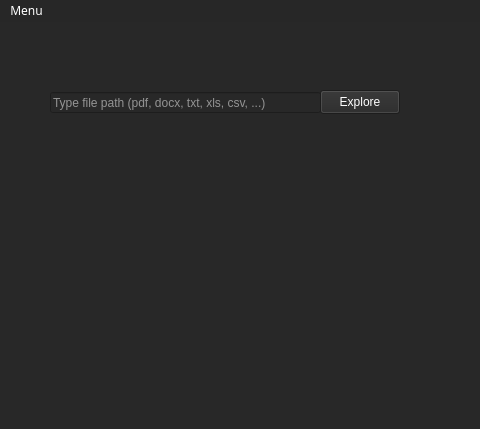
<?xml version="1.0" encoding="UTF-8"?>
<ui version="4.0">
 <class>MainWindow</class>
 <widget class="QMainWindow" name="MainWindow">
  <property name="geometry">
   <rect>
    <x>0</x>
    <y>0</y>
    <width>480</width>
    <height>429</height>
   </rect>
  </property>
  <property name="maximumSize">
   <size>
    <width>480</width>
    <height>429</height>
   </size>
  </property>
  <property name="font">
   <font>
    <family>Segoe Print</family>
   </font>
  </property>
  <property name="windowTitle">
   <string>MainWindow</string>
  </property>
  <property name="layoutDirection">
   <enum>Qt::LayoutDirection::LeftToRight</enum>
  </property>
  <property name="autoFillBackground">
   <bool>false</bool>
  </property>
  <property name="styleSheet">
   <string notr="true">background-color: rgb(40, 40, 40);
color: white;</string>
  </property>
  <property name="documentMode">
   <bool>false</bool>
  </property>
  <widget class="QWidget" name="centralwidget">
   <widget class="QLineEdit" name="lineEdit">
    <property name="geometry">
     <rect>
      <x>50</x>
      <y>70</y>
      <width>271</width>
      <height>21</height>
     </rect>
    </property>
    <property name="font">
     <font>
      <family>Segoe UI</family>
     </font>
    </property>
    <property name="focusPolicy">
     <enum>Qt::FocusPolicy::ClickFocus</enum>
    </property>
    <property name="frame">
     <bool>true</bool>
    </property>
    <property name="placeholderText">
     <string>Type file path (pdf, docx, txt, xls, csv, ...)</string>
    </property>
    <property name="clearButtonEnabled">
     <bool>false</bool>
    </property>
   </widget>
   <widget class="QPushButton" name="explorer_btn">
    <property name="geometry">
     <rect>
      <x>320</x>
      <y>68</y>
      <width>80</width>
      <height>24</height>
     </rect>
    </property>
    <property name="text">
     <string>Explore</string>
    </property>
    <property name="icon">
     <iconset theme="QIcon::ThemeIcon::EditFind"/>
    </property>
    <property name="shortcut">
     <string>Ctrl+A</string>
    </property>
    <property name="flat">
     <bool>false</bool>
    </property>
   </widget>
  </widget>
  <widget class="QMenuBar" name="menubar">
   <property name="enabled">
    <bool>true</bool>
   </property>
   <property name="geometry">
    <rect>
     <x>0</x>
     <y>0</y>
     <width>480</width>
     <height>26</height>
    </rect>
   </property>
   <property name="palette">
    <palette>
     <active>
      <colorrole role="WindowText">
       <brush brushstyle="SolidPattern">
        <color alpha="255">
         <red>255</red>
         <green>255</green>
         <blue>255</blue>
        </color>
       </brush>
      </colorrole>
      <colorrole role="Button">
       <brush brushstyle="SolidPattern">
        <color alpha="255">
         <red>29</red>
         <green>29</green>
         <blue>29</blue>
        </color>
       </brush>
      </colorrole>
      <colorrole role="Light">
       <brush brushstyle="SolidPattern">
        <color alpha="255">
         <red>43</red>
         <green>43</green>
         <blue>43</blue>
        </color>
       </brush>
      </colorrole>
      <colorrole role="Midlight">
       <brush brushstyle="SolidPattern">
        <color alpha="255">
         <red>36</red>
         <green>36</green>
         <blue>36</blue>
        </color>
       </brush>
      </colorrole>
      <colorrole role="Dark">
       <brush brushstyle="SolidPattern">
        <color alpha="255">
         <red>14</red>
         <green>14</green>
         <blue>14</blue>
        </color>
       </brush>
      </colorrole>
      <colorrole role="Mid">
       <brush brushstyle="SolidPattern">
        <color alpha="255">
         <red>19</red>
         <green>19</green>
         <blue>19</blue>
        </color>
       </brush>
      </colorrole>
      <colorrole role="Text">
       <brush brushstyle="SolidPattern">
        <color alpha="255">
         <red>255</red>
         <green>255</green>
         <blue>255</blue>
        </color>
       </brush>
      </colorrole>
      <colorrole role="BrightText">
       <brush brushstyle="SolidPattern">
        <color alpha="255">
         <red>255</red>
         <green>255</green>
         <blue>255</blue>
        </color>
       </brush>
      </colorrole>
      <colorrole role="ButtonText">
       <brush brushstyle="SolidPattern">
        <color alpha="255">
         <red>255</red>
         <green>255</green>
         <blue>255</blue>
        </color>
       </brush>
      </colorrole>
      <colorrole role="Base">
       <brush brushstyle="SolidPattern">
        <color alpha="255">
         <red>0</red>
         <green>0</green>
         <blue>0</blue>
        </color>
       </brush>
      </colorrole>
      <colorrole role="Window">
       <brush brushstyle="SolidPattern">
        <color alpha="255">
         <red>29</red>
         <green>29</green>
         <blue>29</blue>
        </color>
       </brush>
      </colorrole>
      <colorrole role="Shadow">
       <brush brushstyle="SolidPattern">
        <color alpha="255">
         <red>0</red>
         <green>0</green>
         <blue>0</blue>
        </color>
       </brush>
      </colorrole>
      <colorrole role="AlternateBase">
       <brush brushstyle="SolidPattern">
        <color alpha="255">
         <red>14</red>
         <green>14</green>
         <blue>14</blue>
        </color>
       </brush>
      </colorrole>
      <colorrole role="ToolTipBase">
       <brush brushstyle="SolidPattern">
        <color alpha="255">
         <red>255</red>
         <green>255</green>
         <blue>220</blue>
        </color>
       </brush>
      </colorrole>
      <colorrole role="ToolTipText">
       <brush brushstyle="SolidPattern">
        <color alpha="255">
         <red>0</red>
         <green>0</green>
         <blue>0</blue>
        </color>
       </brush>
      </colorrole>
      <colorrole role="PlaceholderText">
       <brush brushstyle="SolidPattern">
        <color alpha="127">
         <red>255</red>
         <green>255</green>
         <blue>255</blue>
        </color>
       </brush>
      </colorrole>
      <colorrole role="Accent">
       <brush brushstyle="SolidPattern">
        <color alpha="255">
         <red>0</red>
         <green>0</green>
         <blue>0</blue>
        </color>
       </brush>
      </colorrole>
     </active>
     <inactive>
      <colorrole role="WindowText">
       <brush brushstyle="SolidPattern">
        <color alpha="255">
         <red>255</red>
         <green>255</green>
         <blue>255</blue>
        </color>
       </brush>
      </colorrole>
      <colorrole role="Button">
       <brush brushstyle="SolidPattern">
        <color alpha="255">
         <red>29</red>
         <green>29</green>
         <blue>29</blue>
        </color>
       </brush>
      </colorrole>
      <colorrole role="Light">
       <brush brushstyle="SolidPattern">
        <color alpha="255">
         <red>43</red>
         <green>43</green>
         <blue>43</blue>
        </color>
       </brush>
      </colorrole>
      <colorrole role="Midlight">
       <brush brushstyle="SolidPattern">
        <color alpha="255">
         <red>36</red>
         <green>36</green>
         <blue>36</blue>
        </color>
       </brush>
      </colorrole>
      <colorrole role="Dark">
       <brush brushstyle="SolidPattern">
        <color alpha="255">
         <red>14</red>
         <green>14</green>
         <blue>14</blue>
        </color>
       </brush>
      </colorrole>
      <colorrole role="Mid">
       <brush brushstyle="SolidPattern">
        <color alpha="255">
         <red>19</red>
         <green>19</green>
         <blue>19</blue>
        </color>
       </brush>
      </colorrole>
      <colorrole role="Text">
       <brush brushstyle="SolidPattern">
        <color alpha="255">
         <red>255</red>
         <green>255</green>
         <blue>255</blue>
        </color>
       </brush>
      </colorrole>
      <colorrole role="BrightText">
       <brush brushstyle="SolidPattern">
        <color alpha="255">
         <red>255</red>
         <green>255</green>
         <blue>255</blue>
        </color>
       </brush>
      </colorrole>
      <colorrole role="ButtonText">
       <brush brushstyle="SolidPattern">
        <color alpha="255">
         <red>255</red>
         <green>255</green>
         <blue>255</blue>
        </color>
       </brush>
      </colorrole>
      <colorrole role="Base">
       <brush brushstyle="SolidPattern">
        <color alpha="255">
         <red>0</red>
         <green>0</green>
         <blue>0</blue>
        </color>
       </brush>
      </colorrole>
      <colorrole role="Window">
       <brush brushstyle="SolidPattern">
        <color alpha="255">
         <red>29</red>
         <green>29</green>
         <blue>29</blue>
        </color>
       </brush>
      </colorrole>
      <colorrole role="Shadow">
       <brush brushstyle="SolidPattern">
        <color alpha="255">
         <red>0</red>
         <green>0</green>
         <blue>0</blue>
        </color>
       </brush>
      </colorrole>
      <colorrole role="AlternateBase">
       <brush brushstyle="SolidPattern">
        <color alpha="255">
         <red>14</red>
         <green>14</green>
         <blue>14</blue>
        </color>
       </brush>
      </colorrole>
      <colorrole role="ToolTipBase">
       <brush brushstyle="SolidPattern">
        <color alpha="255">
         <red>255</red>
         <green>255</green>
         <blue>220</blue>
        </color>
       </brush>
      </colorrole>
      <colorrole role="ToolTipText">
       <brush brushstyle="SolidPattern">
        <color alpha="255">
         <red>0</red>
         <green>0</green>
         <blue>0</blue>
        </color>
       </brush>
      </colorrole>
      <colorrole role="PlaceholderText">
       <brush brushstyle="SolidPattern">
        <color alpha="127">
         <red>255</red>
         <green>255</green>
         <blue>255</blue>
        </color>
       </brush>
      </colorrole>
      <colorrole role="Accent">
       <brush brushstyle="SolidPattern">
        <color alpha="255">
         <red>0</red>
         <green>0</green>
         <blue>0</blue>
        </color>
       </brush>
      </colorrole>
     </inactive>
     <disabled>
      <colorrole role="WindowText">
       <brush brushstyle="SolidPattern">
        <color alpha="255">
         <red>14</red>
         <green>14</green>
         <blue>14</blue>
        </color>
       </brush>
      </colorrole>
      <colorrole role="Button">
       <brush brushstyle="SolidPattern">
        <color alpha="255">
         <red>29</red>
         <green>29</green>
         <blue>29</blue>
        </color>
       </brush>
      </colorrole>
      <colorrole role="Light">
       <brush brushstyle="SolidPattern">
        <color alpha="255">
         <red>43</red>
         <green>43</green>
         <blue>43</blue>
        </color>
       </brush>
      </colorrole>
      <colorrole role="Midlight">
       <brush brushstyle="SolidPattern">
        <color alpha="255">
         <red>36</red>
         <green>36</green>
         <blue>36</blue>
        </color>
       </brush>
      </colorrole>
      <colorrole role="Dark">
       <brush brushstyle="SolidPattern">
        <color alpha="255">
         <red>14</red>
         <green>14</green>
         <blue>14</blue>
        </color>
       </brush>
      </colorrole>
      <colorrole role="Mid">
       <brush brushstyle="SolidPattern">
        <color alpha="255">
         <red>19</red>
         <green>19</green>
         <blue>19</blue>
        </color>
       </brush>
      </colorrole>
      <colorrole role="Text">
       <brush brushstyle="SolidPattern">
        <color alpha="255">
         <red>14</red>
         <green>14</green>
         <blue>14</blue>
        </color>
       </brush>
      </colorrole>
      <colorrole role="BrightText">
       <brush brushstyle="SolidPattern">
        <color alpha="255">
         <red>255</red>
         <green>255</green>
         <blue>255</blue>
        </color>
       </brush>
      </colorrole>
      <colorrole role="ButtonText">
       <brush brushstyle="SolidPattern">
        <color alpha="255">
         <red>14</red>
         <green>14</green>
         <blue>14</blue>
        </color>
       </brush>
      </colorrole>
      <colorrole role="Base">
       <brush brushstyle="SolidPattern">
        <color alpha="255">
         <red>29</red>
         <green>29</green>
         <blue>29</blue>
        </color>
       </brush>
      </colorrole>
      <colorrole role="Window">
       <brush brushstyle="SolidPattern">
        <color alpha="255">
         <red>29</red>
         <green>29</green>
         <blue>29</blue>
        </color>
       </brush>
      </colorrole>
      <colorrole role="Shadow">
       <brush brushstyle="SolidPattern">
        <color alpha="255">
         <red>0</red>
         <green>0</green>
         <blue>0</blue>
        </color>
       </brush>
      </colorrole>
      <colorrole role="AlternateBase">
       <brush brushstyle="SolidPattern">
        <color alpha="255">
         <red>29</red>
         <green>29</green>
         <blue>29</blue>
        </color>
       </brush>
      </colorrole>
      <colorrole role="ToolTipBase">
       <brush brushstyle="SolidPattern">
        <color alpha="255">
         <red>255</red>
         <green>255</green>
         <blue>220</blue>
        </color>
       </brush>
      </colorrole>
      <colorrole role="ToolTipText">
       <brush brushstyle="SolidPattern">
        <color alpha="255">
         <red>0</red>
         <green>0</green>
         <blue>0</blue>
        </color>
       </brush>
      </colorrole>
      <colorrole role="PlaceholderText">
       <brush brushstyle="SolidPattern">
        <color alpha="127">
         <red>14</red>
         <green>14</green>
         <blue>14</blue>
        </color>
       </brush>
      </colorrole>
      <colorrole role="Accent">
       <brush brushstyle="SolidPattern">
        <color alpha="255">
         <red>20</red>
         <green>20</green>
         <blue>20</blue>
        </color>
       </brush>
      </colorrole>
     </disabled>
    </palette>
   </property>
   <property name="font">
    <font>
     <family>Segoe Print</family>
    </font>
   </property>
   <property name="layoutDirection">
    <enum>Qt::LayoutDirection::LeftToRight</enum>
   </property>
   <property name="autoFillBackground">
    <bool>false</bool>
   </property>
   <property name="styleSheet">
    <string notr="true">background-color:  rgb(39, 39, 39);</string>
   </property>
   <widget class="QMenu" name="menuQt">
    <property name="cursor">
     <cursorShape>PointingHandCursor</cursorShape>
    </property>
    <property name="tabletTracking">
     <bool>true</bool>
    </property>
    <property name="tearOffEnabled">
     <bool>false</bool>
    </property>
    <property name="title">
     <string>Menu</string>
    </property>
    <property name="toolTipsVisible">
     <bool>false</bool>
    </property>
    <addaction name="actionOpen_File"/>
    <addaction name="separator"/>
    <addaction name="actionExit"/>
   </widget>
   <addaction name="menuQt"/>
  </widget>
  <widget class="QStatusBar" name="statusbar"/>
  <action name="actionOpen_File">
   <property name="icon">
    <iconset theme="QIcon::ThemeIcon::DocumentOpen"/>
   </property>
   <property name="text">
    <string>Open File</string>
   </property>
   <property name="font">
    <font>
     <family>Segoe Print</family>
    </font>
   </property>
  </action>
  <action name="actionExit">
   <property name="text">
    <string>Exit</string>
   </property>
   <property name="font">
    <font>
     <family>Segoe Print</family>
    </font>
   </property>
  </action>
 </widget>
 <tabstops>
  <tabstop>lineEdit</tabstop>
 </tabstops>
 <resources/>
 <connections/>
</ui>
